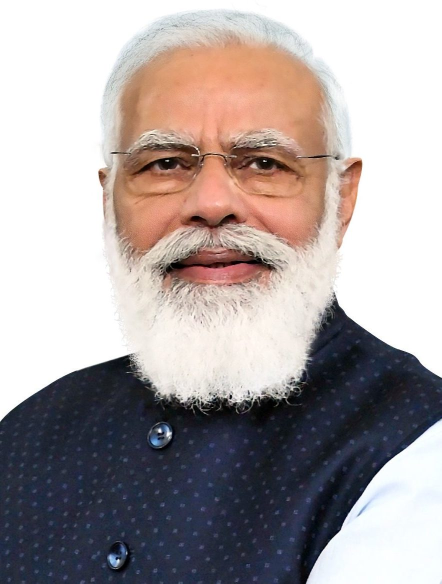
#> input picture Narendra_Modi.jpg, 883 x 1167 px (shown at 1/2 size)
$ jupyter execute 'swaping 2.ipynb'
#> lines starting #> are read from the running program, lines starting #| are printed output that depends on the picture
[cell 1]
import numpy
a1 = numpy.array([[1,2],[3,4],[5,6]])

[cell 2]
a = numpy.array([ [0,12,34,4,5,],[6,7,8,9,10] ] )

[cell 3]
type(a)

[cell 4]
a.shape

[cell 5]
a[1]

[cell 6]
a3 = numpy.array([[[1,2,3],[4,5,6],[7,8,9]],[[10,11,12],[13,14,15],[16,17,18]]])

[cell 7]
a3.shape

[cell 8]
a3

[cell 9]
a3[1][2]

[cell 10]
import cv2

[cell 11]
photo1 = cv2.imread("Narendra_Modi.jpg")
#> photo1 is the input picture: shape (1167, 883, 3); mean B, G, R 161.5, 161.9, 170.6

[cell 12]
photo2 = cv2.imread("Rahul_Gandhi.jpg")
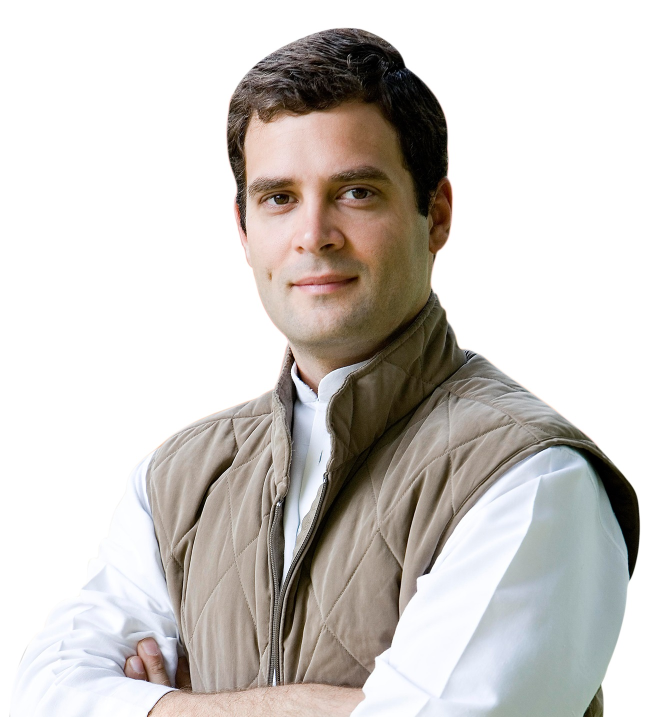
#> input picture Rahul_Gandhi.jpg, 1290 x 1434 px (shown at 1/2 size)
#> photo2 is the input picture: shape (1434, 1290, 3); mean B, G, R 198, 201.6, 205.8

[cell 13]
photo1.shape
#> Out = (1167, 883, 3)

[cell 14]
photo2.shape
#> Out = (1434, 1290, 3)

[cell 15]
photo2 = photo2[0:1167,0:883]
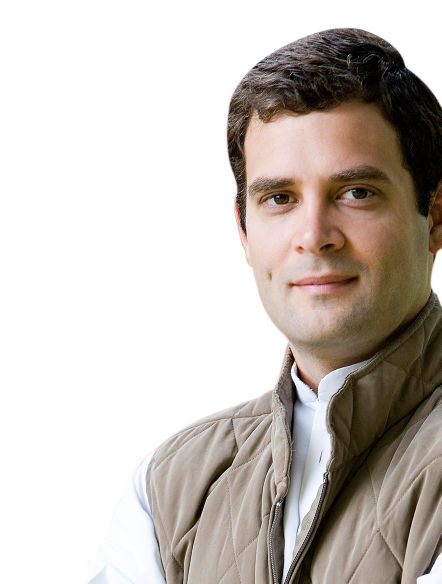
#> photo2: shape (1167, 883, 3) (shown at 1/2 size); mean B, G, R 185.8, 191.8, 198.9

[cell 16]
photo2.shape
#> Out = (1167, 883, 3)
